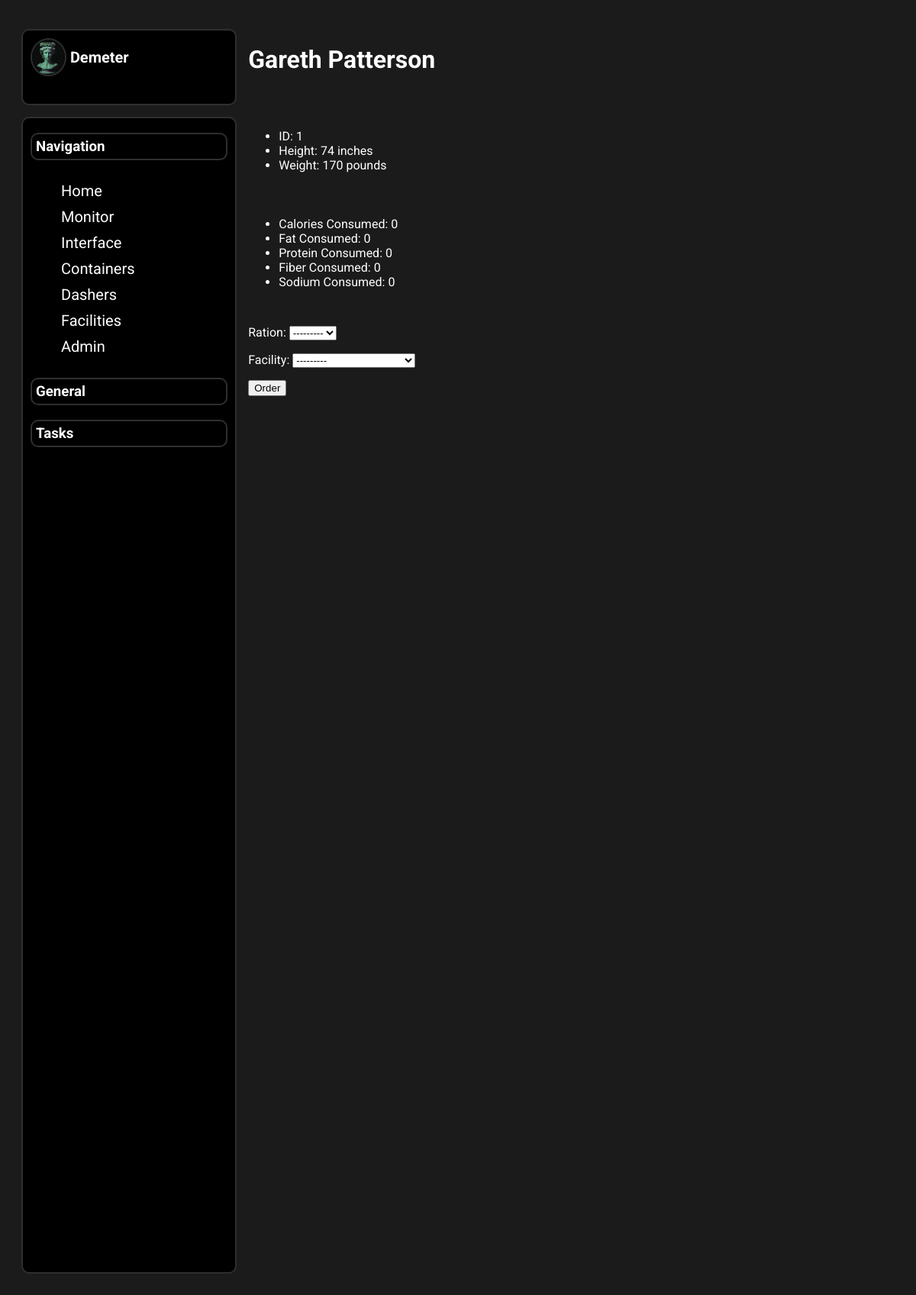
Page /monitor/1/ on the earlier database version.
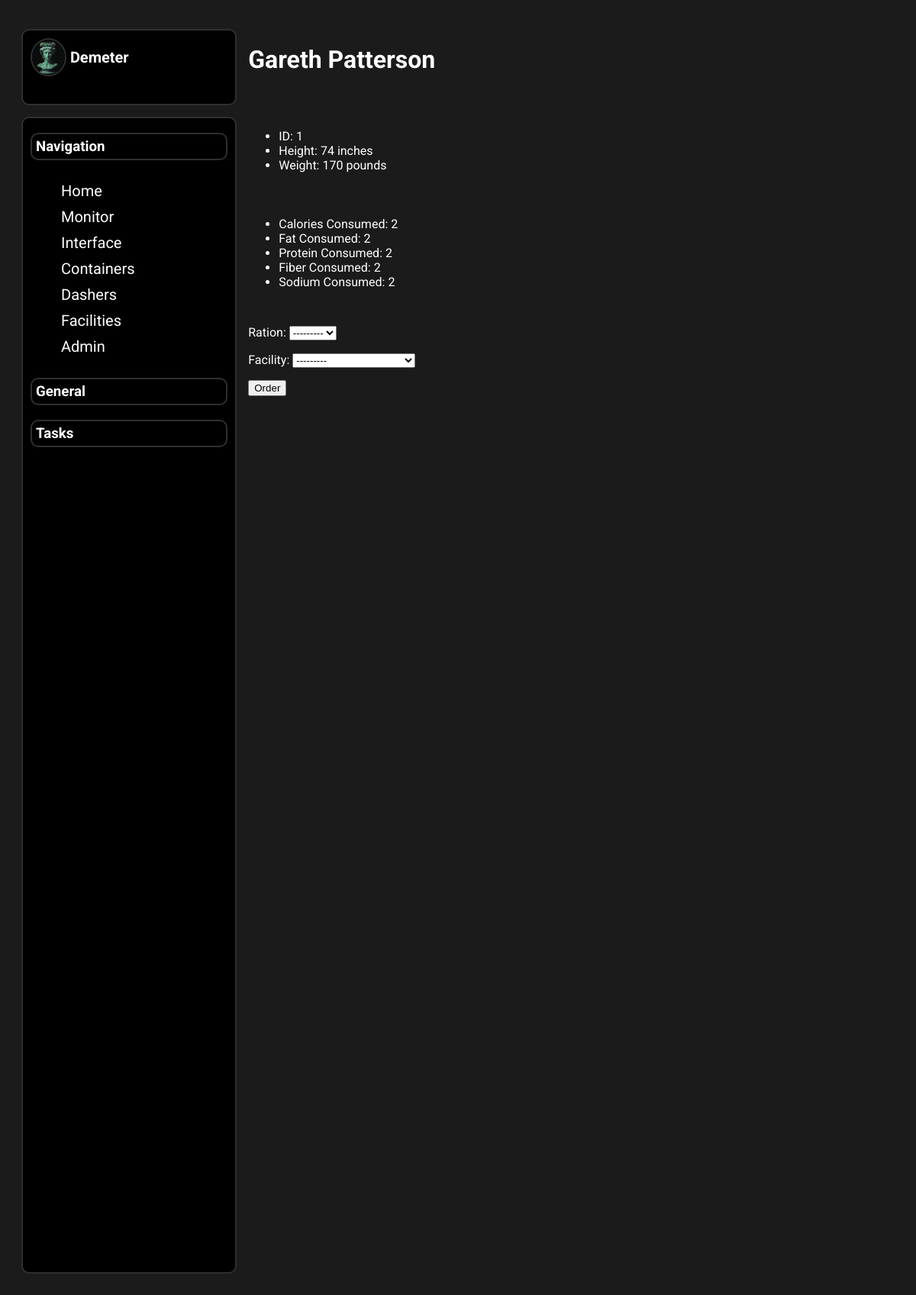
Same page on the later database version.
### inhabitant/models.py (models this page shows, shortened)
class DailyNutrition(models.Model):
    dailyNutrition = models.UUIDField(default=uuid.uuid4, editable=True, unique=True)
    inhabitant = models.ForeignKey(Inhabitant, on_delete=models.CASCADE, related_name="Nutrition")
    dateStamp = models.DateField(default=datetime.today)
    timeStamp = models.DateTimeField(default=datetime.now)
    foodEaten = models.TextField(null=True, blank=True)
    caloriesConsumed = models.IntegerField(default=0, blank=False, null=False, validators=[MinValueValidator(0)])
    fatConsumed = models.IntegerField(default=0, blank=False, null=False, validators=[MinValueValidator(0)])
    sodiumConsumed = models.IntegerField(default=0, blank=False, null=False, validators=[MinValueValidator(0)])
    fiberConsumed = models.IntegerField(default=0, blank=False, null=False, validators=[MinValueValidator(0)])
    proteinConsumed = models.IntegerField(default=0, blank=False, null=False, validators=[MinValueValidator(0)])

### inhabitant/views.py (the view)
# urls.py: path("monitor/<str:inhabitantID>/", views.joinInhabDash, name="inhabdash"),
def joinInhabDash(request, inhabitantID):
    try:
        inhabitant = Inhabitant.objects.get(inhabitantID=inhabitantID)
        dailyNutrition = DailyNutrition.objects.get(inhabitant=inhabitant)
    except Inhabitant.DoesNotExist:
        inhabitant = None
    if request.method == 'POST':
        form = OrderFoodForm(request.POST)
        facilityForm = FacilityForm(request.POST)
        if form.is_valid() and facilityForm.is_valid():
            destinationFacility = facilityForm.cleaned_data['facility']
            ration = form.cleaned_data['ration']
            querySet = RationPack.objects.filter(typeRation=ration)
            if len(querySet) >= 1:
                for query in querySet:
                    rationPack = query
                    if rationPack.rations > 0:
                        break
                if rationPack.rations > 0:
                    destinationFacility = Facility.objects.get(facilityID=destinationFacility.facilityID)
                    locationOfRation = rationPack.container.location
                    availableDashers = Dasher.objects.filter(status="Awaiting")
                    optimalDasher = availableDashers[0]
                    optimalDasher.status = "In-Progress"
                    optimalDasher.location = locationOfRation
                    optimalDasher.locationX = locationOfRation.locationX
                    optimalDasher.locationY = locationOfRation.locationY
                    optimalDasher.save()
                    optimalDasher.rationHeld = ration
                    rationPack.rations -= 1
                    rationPack.save()
                    optimalDasher.save()
                    optimalDasher.location = destinationFacility
                    optimalDasher.locationX = destinationFacility.locationX
                    optimalDasher.locationY = destinationFacility.locationY
                    optimalDasher.save()
                    optimalDasher.rationHeld = None
                    optimalDasher.status = "Awaiting"
                    optimalDasher.save()
                else:
                    return render(request,"inhabitant/habdash.html",{
                    "inhabitant":inhabitant,
                    "nutrition":dailyNutrition,
                    "form":form,
                    "rationPack":RationPack,
                    "rationDNE":True,
                    "facilityForm":facilityForm,
                    })
            else:
                return render(request,"inhabitant/habdash.html",{
                    "inhabitant":inhabitant,
                    "nutrition":dailyNutrition,
                    "form":form,
                    "rationPack":RationPack,
                    "rationDNE":True,
                    "facilityForm":facilityForm,
                    })
            nc = NutrientContent.objects.get(ration=ration)
            dailyNutrition.caloriesConsumed += nc.calories
            dailyNutrition.fatConsumed += nc.fat
            dailyNutrition.proteinConsumed += nc.protein
            dailyNutrition.sodiumConsumed += nc.sodium
            dailyNutrition.fiberConsumed += nc.fiber
            dailyNutrition.save()
    else:
        form = OrderFoodForm()
        facilityForm = FacilityForm()
    return render(request,"inhabitant/habdash.html",{
        "inhabitant":inhabitant,
        "nutrition":dailyNutrition,
        "form":form,
        "RationDNE":False,
        "rationPack":RationPack,
        "facilityForm":facilityForm,
        })

### inhabitant/forms.py
class OrderFoodForm(forms.ModelForm):
    class Meta:
        model = NutrientContent
        fields = [
            "ration",
        ]

### storage/forms.py
class FacilityForm(forms.Form):
    facility = forms.ModelChoiceField(queryset=Facility.objects.all())

### container/models.py (called while the page is built)
    def __str__(self):
        return f"Facility {self.facilityID} - {self.typeFacility}"

    def __str__(self):
        return f"{self.rationType}"

### inhabitant/models.py (called while the page is built)
    def __str__ (self):
        return f"{self.firstName} {self.lastName}"

### inhabitant/templates/inhabitant/habdash.html (shortened to what this page needs)
{% extends 'inhabitant/base.html' %}
{% block body %}
<h1>{{ inhabitant }}</h1>
<ul>
    <li>ID: {{ inhabitant.inhabitantID }}</li>
    <li>Height: {{ inhabitant.height }} inches</li>
    <li>Weight: {{ inhabitant.weight }} pounds</li>
</ul>
<ul>
    <li>Calories Consumed: {{ nutrition.caloriesConsumed }}</li>
    <li>Fat Consumed: {{ nutrition.fatConsumed }}</li>
    <li>Protein Consumed: {{ nutrition.proteinConsumed }}</li>
    <li>Fiber Consumed: {{ nutrition.fiberConsumed }}</li>
    <li>Sodium Consumed: {{ nutrition.sodiumConsumed }}</li>
</ul>
<form method="post">
    {{ form.as_p }}
    {{ facilityForm.as_p }}
    <button type="submit">Order</button>
</form>
{% endblock %}

Differences in the rows shown:
changed DailyNutrition: caloriesConsumed "0" → "2"; fatConsumed "0" → "2"; proteinConsumed "0" → "2"; fiberConsumed "0" → "2"; sodiumConsumed "0" → "2"
